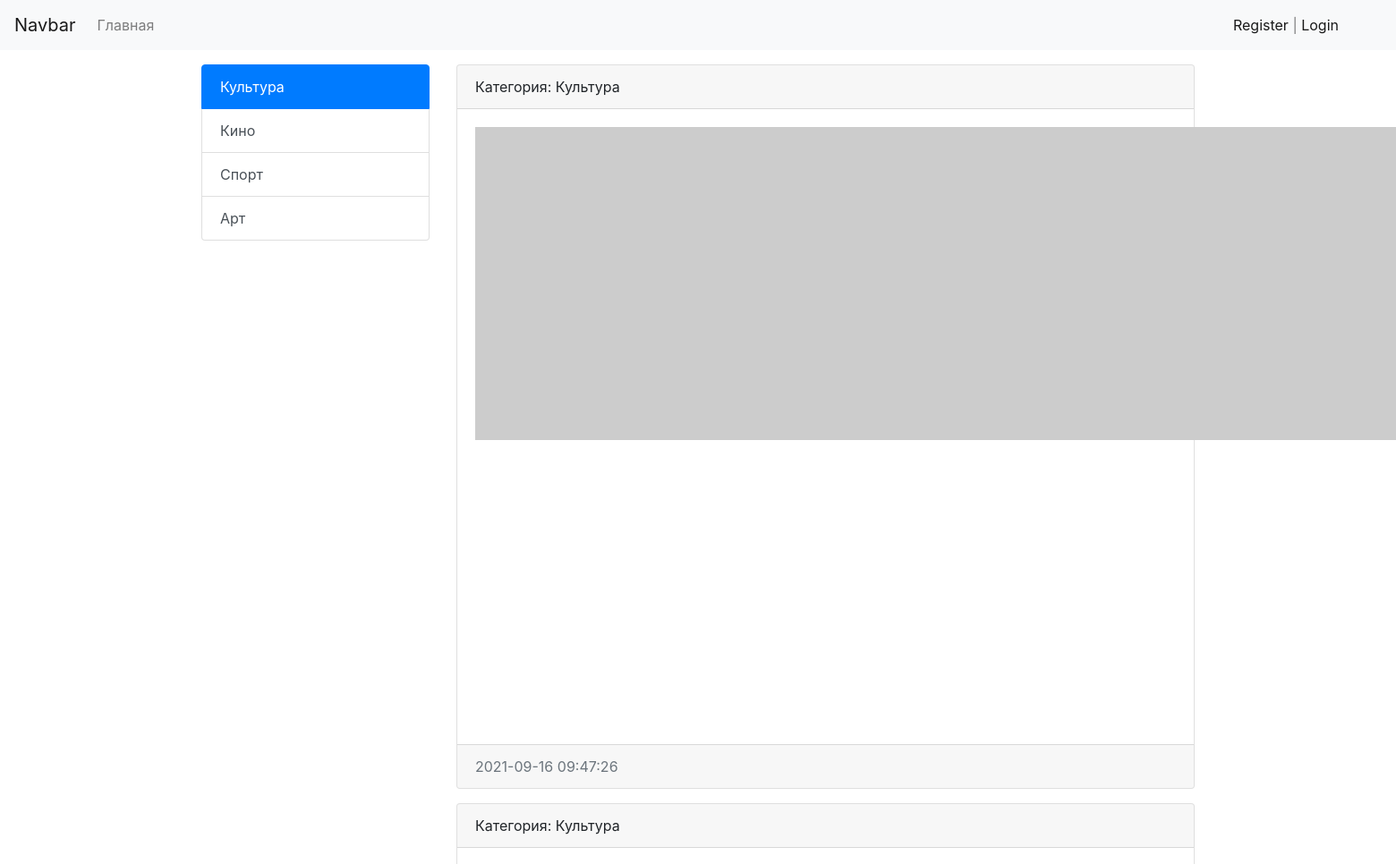
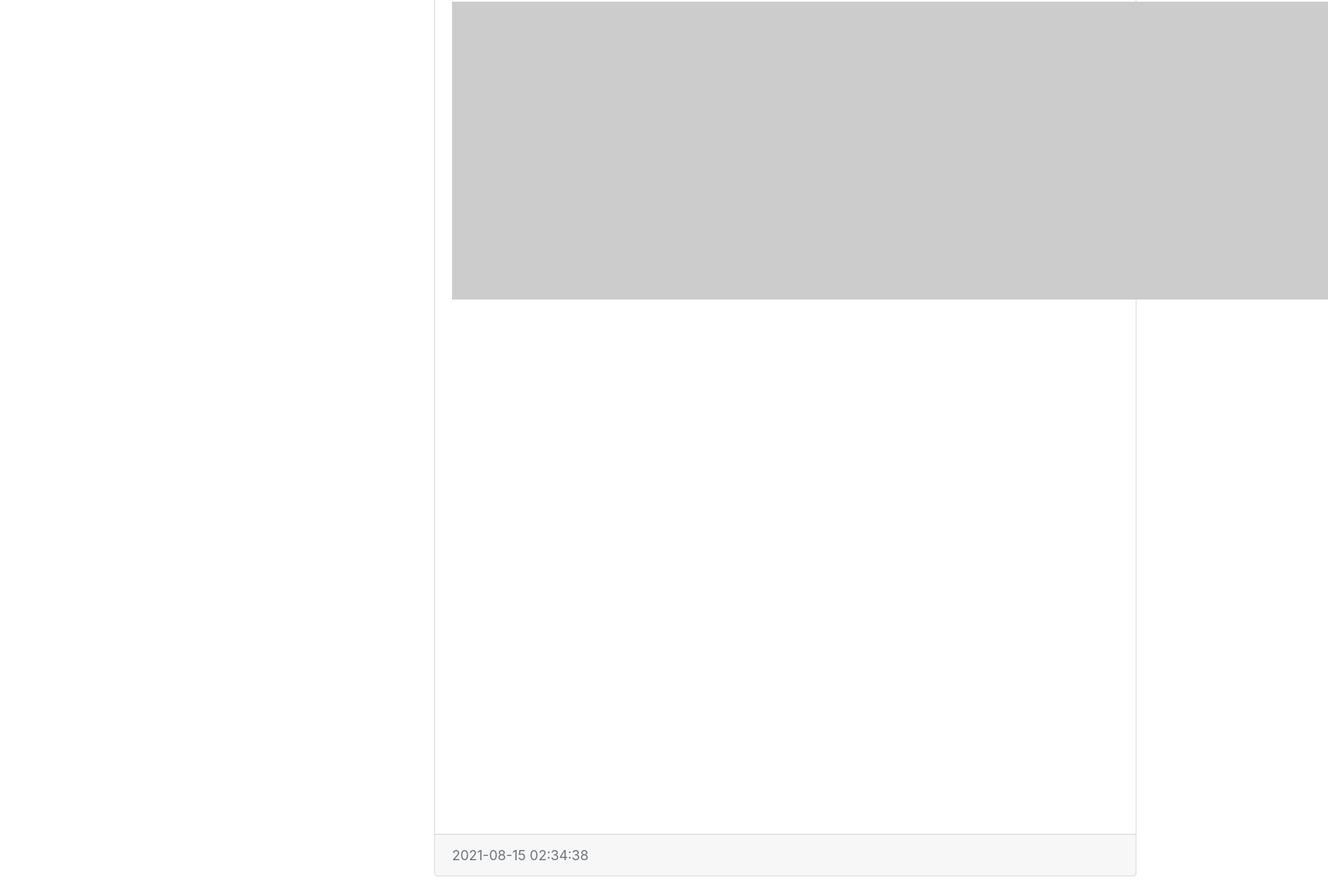
Page /category/1/ on the committed database (2 pictures, top to bottom).
### news/models.py (models this page shows, shortened)
class Category(models.Model):
    title = models.CharField(max_length=250, db_index=True, verbose_name='Категория')
    def get_absolute_url(self):
        return reverse('category', kwargs={'category_id': self.pk})
    def __str__(self):
        return self.title
    class Meta:
        verbose_name = 'Категория'
        verbose_name_plural = 'Список категорий'
        ordering = ['title']

class News(models.Model):
    title = models.CharField(max_length=250, verbose_name='Заголовок статьи')
    content = models.TextField(blank=True, verbose_name='Контент')
    created_at = models.DateTimeField(auto_now_add=True, verbose_name='Дата публикации')
    updated_at = models.DateTimeField(auto_now=True, verbose_name='Дата обновления')
    photo = models.ImageField(upload_to='photos/%Y/%m/%d/', blank=True, verbose_name='Изображение')
    is_published = models.BooleanField(default=True, verbose_name='Опубликовано')
    category = models.ForeignKey(Category, on_delete=models.PROTECT, verbose_name='Категория')
    views = models.IntegerField(default=0)
    def get_absolute_url(self):
        return reverse('view_news', kwargs={'pk': self.pk})
    class Meta:
        verbose_name = 'Новость'
        verbose_name_plural = 'Новости'
        ordering = ['-created_at', 'title']

### news/views.py (the view)
# urls.py: path('category/<int:category_id>/', NewsByCategory.as_view(), name='category'),
class NewsByCategory(ListView):
    model = News
    template_name = 'news/category.html'
    context_object_name = 'news'
    allow_empty = False
    paginate_by = 2
    def get_context_data(self, *, object_list=None, **kwargs):
        context = super().get_context_data(**kwargs)
        context['category'] = Category.objects.get(pk=self.kwargs['category_id'])
        print(context['category'])
        return context
    def get_queryset(self):
        return News.objects.filter(category_id=self.kwargs['category_id'], is_published=True).select_related('category')

### news/templatetags/news_tags.py (called while the page is built)
@register.simple_tag(name='get_list_categories')
def get_categories():
    return Category.objects.all()

@register.inclusion_tag('news/list_categories.html')
def show_categories(active_category_pk='-1'):
    categories = Category.objects.annotate(cnt=Count('news')).filter(cnt__gt=0)
    return {'categories': categories, 'active_category_pk': active_category_pk}

### news/templates/news/category.html (shortened to what this page needs)
{% extends "base.html" %}
{% block sidebar %}
{% include 'inc/_sidebar.html' %}
{% endblock sidebar %}
{% block content %}
    {% for item in news %}
    <div class="card mb-3">
        <div class="card-header">
            Категория: {{ item.category }}
        </div>
        <div class="card-body">
            <div class="media">
                {% if item.photo %}
                    <img src="{{ item.photo.url }}" alt="" width="350" class="mr-3">
                {% else %}
                    <img src="https://picsum.photos/id/1060/350/235/?blur=2" alt="" class="mr-3">
                {% endif %}
            </div>
        </div>
        <div class="card-footer text-muted">
            {{ item.created_at|date:"Y-m-d H:i:s" }}
        </div>
    </div>
{% endfor %}
{% endblock content %}

### news/templates/news/list_categories.html
<div class="list-group">
    {% for item in categories %}
        <a href="{{ item.get_absolute_url }}" class="list-group-item list-group-item-action {% if item.pk == active_category_pk %}active{% endif %}">{{ item.title }}</a>
    {% endfor %}
</div>

### rows in the picture
Category: title "Культура"
Category: title "Кино"
Category: title "Спорт"
Category: title "Арт"
News: category "Культура", created_at "2021-09-16 09:47:26"
News: category "Культура", created_at "2021-08-15 02:34:38"
